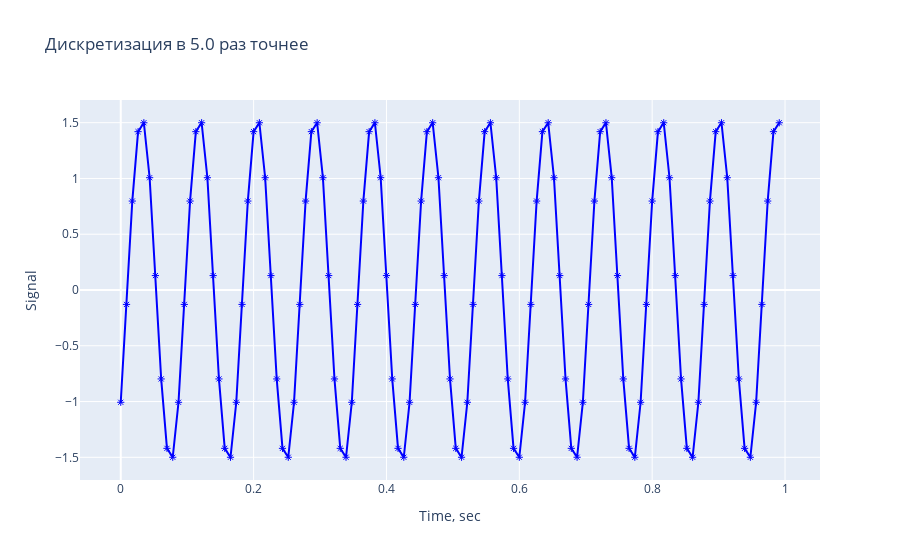

Write notebook code for a chart like this one.
### Code cell
data = [
    go.Scatter(
        x = tv,
        y = y1v,
        mode = 'markers+lines',
        marker = dict(color='blue', symbol=135),
        name = f'Дискретизация в {mvis} раз точнее'
    )
]
layout = go.Layout(
    title=f'Дискретизация в {mvis} раз точнее',
    xaxis=dict(title='Time, sec'),
    yaxis=dict(title='Signal')
    )
fig = go.Figure(data=data, layout=layout)
iplot(fig)
